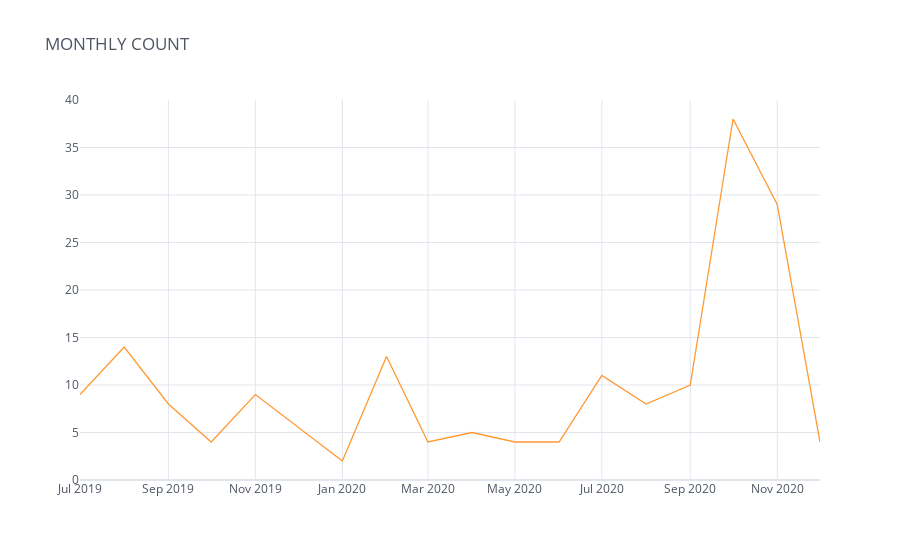

Here is the notebook cell this chart was saved with:
### Code cell
all_off_user_tweets_time['Date']=pd.to_datetime(all_off_user_tweets_time['Date'],infer_datetime_format=True)

monthly_count = pd.concat([all_off_user_tweets_time.groupby(all_off_user_tweets_time.Date.dt.to_period("M")).count()["ID"]],axis=1)
monthly_count.columns = ['Tweet Count']
monthly_count.iplot(title='MONTHLY COUNT',theme='white')

### Figure 1 — Plotly figure (JSON) as saved in the notebook; plotly's stock layout.template omitted (floating-point values rounded to 4 significant figures)
{"data": [{"line": {"color": "rgba(255, 153, 51, 1.0)", "dash": "solid", "shape": "linear", "width": 1.3}, "mode": "lines", "name": "Tweet Count", "text": "", "type": "scatter", "x": ["2019-07", "2019-08", "2019-09", "2019-10", "2019-11", "2020-01", "2020-02", "2020-03", "2020-04", "2020-05", "2020-06", "2020-07", "2020-08", "2020-09", "2020-10", "2020-11", "2020-12"], "y": [9, 14, 8, 4, 9, 2, 13, 4, 5, 4, 4, 11, 8, 10, 38, 29, 4]}], "layout": {"legend": {"bgcolor": "#FFFFFF", "font": {"color": "#4D5663"}}, "paper_bgcolor": "#FFFFFF", "plot_bgcolor": "#FFFFFF", "title": {"font": {"color": "#4D5663"}, "text": "MONTHLY COUNT"}, "xaxis": {"gridcolor": "#E1E5ED", "showgrid": true, "tickfont": {"color": "#4D5663"}, "title": {"font": {"color": "#4D5663"}, "text": ""}, "zerolinecolor": "#E1E5ED"}, "yaxis": {"gridcolor": "#E1E5ED", "showgrid": true, "tickfont": {"color": "#4D5663"}, "title": {"font": {"color": "#4D5663"}, "text": ""}, "zerolinecolor": "#E1E5ED"}}}
